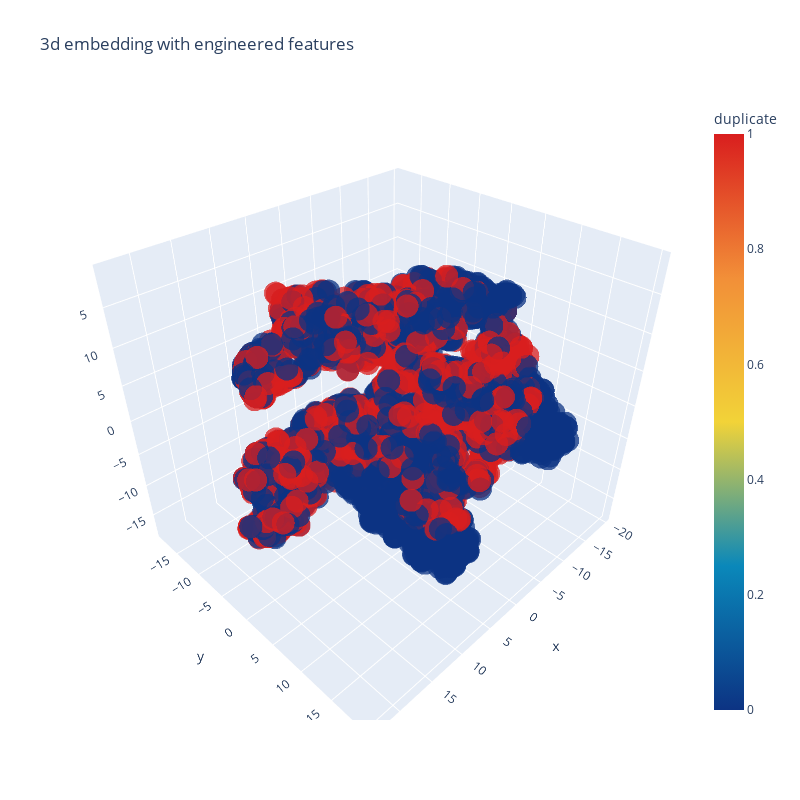

This figure's notebook cell:
### Code cell
trace1 = go.Scatter3d(
    x=tsne3d[:,0],
    y=tsne3d[:,1],
    z=tsne3d[:,2],
    mode='markers',
    marker=dict(
        sizemode='diameter',
        color = y,
        colorscale = 'Portland',
        colorbar = dict(title = 'duplicate'),
        line=dict(color='rgb(255, 255, 255)'),
        opacity=0.75
    )
)

data=[trace1]
layout=dict(height=800, width=800, title='3d embedding with engineered features')
fig=dict(data=data, layout=layout)
py.iplot(fig, filename='3DBubble')

### Figure 1 — Plotly figure (JSON) as saved in the notebook; plotly's stock layout.template omitted (floating-point values rounded to 4 significant figures; data arrays with more than 128 entries replaced by an {"elided": "..."} marker saying what was removed)
{"data": [{"marker": {"color": {"elided": "5000 int values"}, "colorbar": {"title": {"text": "duplicate"}}, "colorscale": [[0, "rgb(12,51,131)"], [0.25, "rgb(10,136,186)"], [0.5, "rgb(242,211,56)"], [0.75, "rgb(242,143,56)"], [1, "rgb(217,30,30)"]], "line": {"color": "rgb(255, 255, 255)"}, "opacity": 0.75, "sizemode": "diameter"}, "mode": "markers", "type": "scatter3d", "x": {"elided": "5000 float values"}, "y": {"elided": "5000 float values"}, "z": {"elided": "5000 float values"}}], "layout": {"height": 800, "title": {"text": "3d embedding with engineered features"}, "width": 800}}
